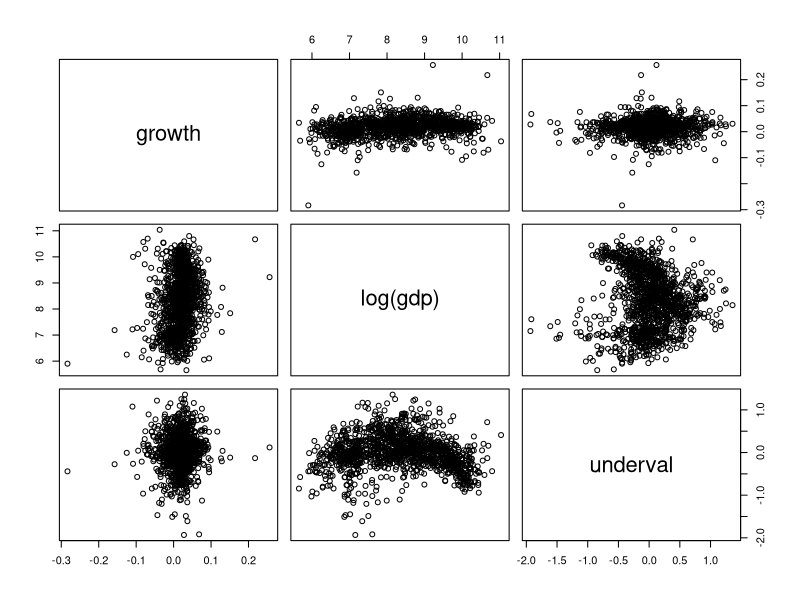
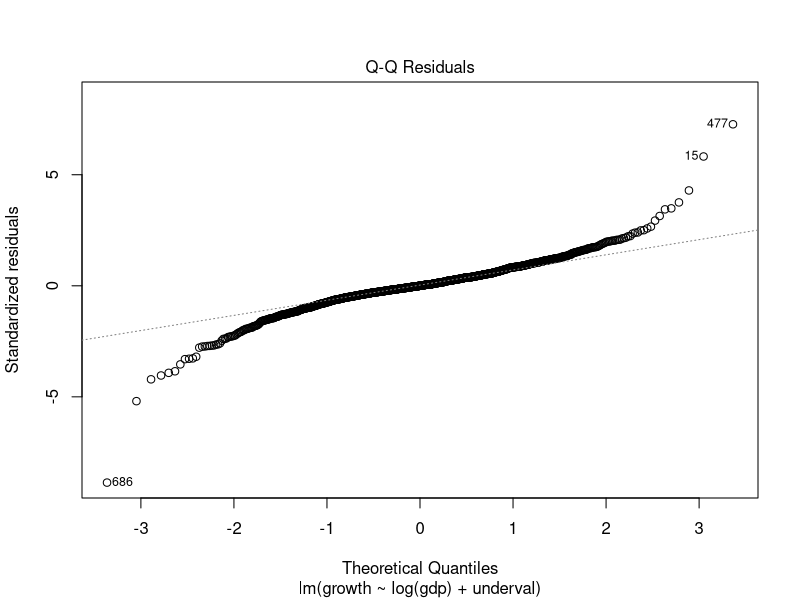
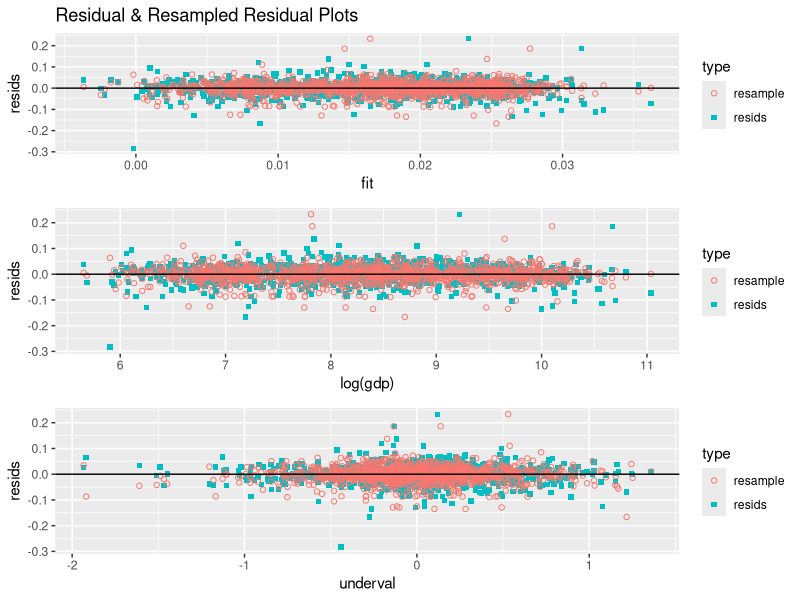
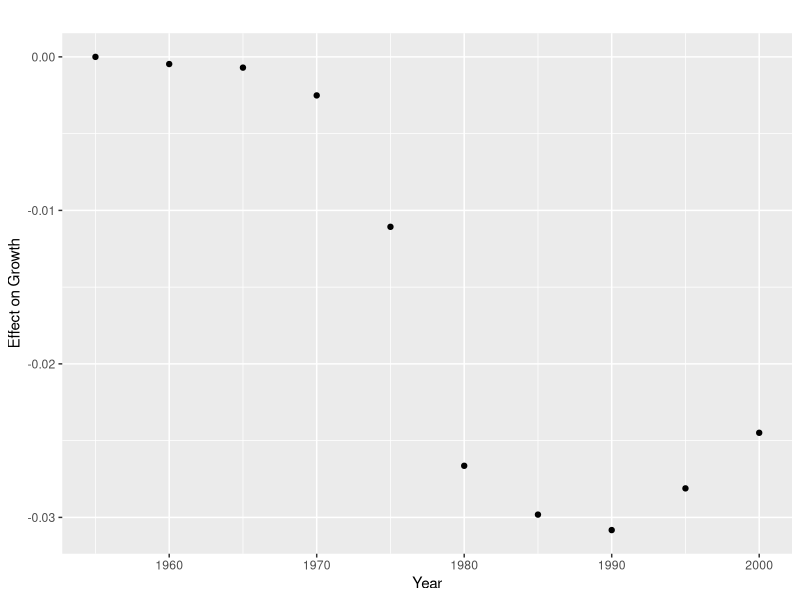
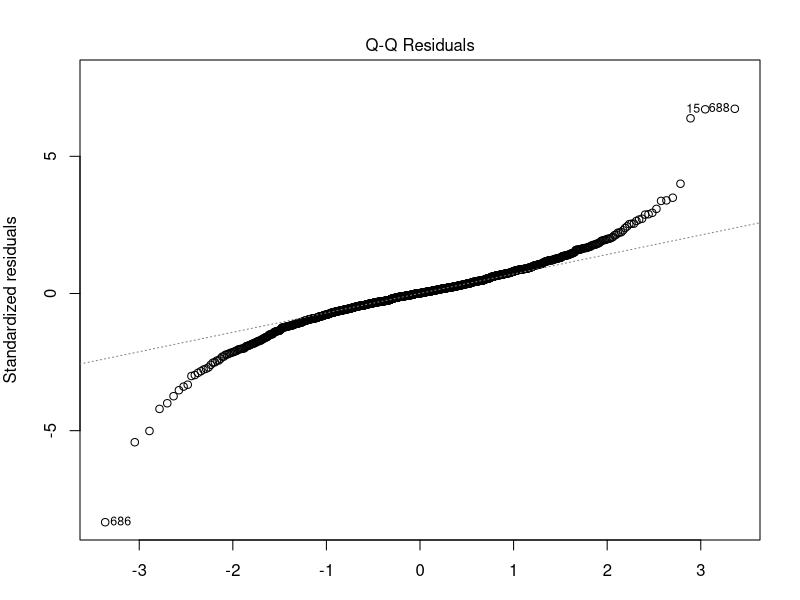
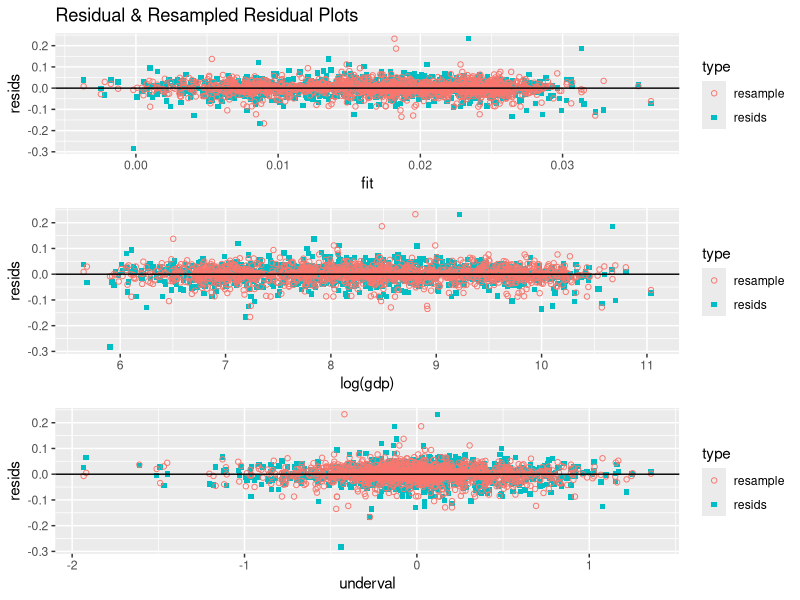

Reproduce these figures in R, in order.
## ---- chunk 1
# General set-up for the report:
# Don't print out code
# Save results so that code blocks aren't re-run unless code
# changes (cache), _or_ a relevant earlier code block changed (autodep),
# don't clutter R output with messages or warnings (message, warning)
library(MASS)
library(knitr)
library(ggplot2)
library(tidyverse)
library(car) # For diagnostics of lm
opts_chunk$set(echo=FALSE,
               cache=TRUE, autodep=TRUE,
               message=FALSE, warning=FALSE)
# Turn off meaningless clutter in summary() output
options(show.signif.stars=FALSE)
## ---- chunk 2
    library(readr)
    uval <- read_csv("data/uval.csv")
## ---- chunk 3
    #pairwise scatterplot
    pairs(growth ~ log(gdp) + underval, data = uval)
## ---- chunk 4
#Get outliers. Ordered the data, then pulled first and last two.
kable(uval[order(uval$growth)[c(1,1300,1301)],])
## ---- chunk 5
# Make requested lm
mod1 <- lm(growth ~ log(gdp) + underval, data = uval)
## ---- chunk 6
# make a nice table of the coefficients and std errors, but not h-testing stuff
kable(coefficients(summary(mod1))[,c(1,2)],digits=3)
## ---- chunk 7
# Get the qqplot. Several plots available if you plot an lm. which = # pulls out
# the plot you want.
plot(mod1, which = 2)
## ---- chunk 8

  # resample residuals
  uval1.test <- data.frame(uval, resids = residuals(mod1),fit = predict(mod1))
  uval1.test$resample <- sample(residuals(mod1), replace = T)
  
  # make df long format
  uval1.test <- gather(uval1.test, key = 'type', value = 'resids', c(resids, resample))
  
  # lets make some graphs!
    p1 <- ggplot(uval1.test, aes(fit, resids, color = type, shape = type)) +
      geom_point() + geom_hline(yintercept = 0) +
      scale_shape_manual(values=c(1, 15)) +
      labs(title = "Residual & Resampled Residual Plots")
    
    p2 <- ggplot(uval1.test, aes(log(gdp), resids, color = type, shape = type)) +
      geom_point() + geom_hline(yintercept = 0) +
      scale_shape_manual(values=c(1, 15))
    
    p3 <- ggplot(uval1.test, aes(underval, resids, color = type, shape = type)) +
      geom_point() + geom_hline(yintercept = 0) +
      scale_shape_manual(values=c(1, 15))
    
    gridExtra::grid.arrange(p1, p2, p3, nrow = 3)
## ---- chunk 9
mod2 <- lm(growth ~ log(gdp) + underval + factor(country) + factor(year), data = uval)
## ---- chunk 10
kable(coefficients(summary(mod2))[1:3,c(1,2)],digits=3)
## ---- chunk 11
mod.check <- lm(growth ~ log(gdp) + underval + year + factor(country), data = uval)
kable(coefficients(summary(mod.check))[1:4,c(1,2)],digits=4)
## ---- chunk 12
year.coeffs <- as.vector(c(0,tail(coefficients(summary(mod2))[,1], 9)))
years <- seq(1955,2000,5)

qplot(years, year.coeffs, xlab = "Year", ylab = "Effect on Growth", main = "")
## ---- chunk 13
# Get the qqplot. Several plots available if you plot an lm. which = # pulls out
# the plot you want.
par(mar = c(3,4,3,2))
plot(mod2, which = 2)
## ---- chunk 14

  # resample residuals
  uval2.test <- data.frame(uval, resids = residuals(mod1),fit = predict(mod1))
  uval2.test$resample <- sample(residuals(mod1), replace = T)
  
  # make df long format
  uval2.test <- gather(uval2.test, key = 'type', value = 'resids', c(resids, resample))
  
  # lets make some graphs!
    p1 <- ggplot(uval2.test, aes(fit, resids, color = type, shape = type)) +
      geom_point() + geom_hline(yintercept = 0) +
      scale_shape_manual(values=c(1, 15)) +
      labs(title = "Residual & Resampled Residual Plots")
    
    p2 <- ggplot(uval2.test, aes(log(gdp), resids, color = type, shape = type)) +
      geom_point() + geom_hline(yintercept = 0) +
      scale_shape_manual(values=c(1, 15))
    
    p3 <- ggplot(uval2.test, aes(underval, resids, color = type, shape = type)) +
      geom_point() + geom_hline(yintercept = 0) +
      scale_shape_manual(values=c(1, 15))
    
    gridExtra::grid.arrange(p1, p2, p3, nrow = 3)
## ---- chunk 15
summary(mod1)$r.squared; summary(mod1)$adj.r.squared
summary(mod2)$r.squared; summary(mod2)$adj.r.squared
## ---- chunk 16
cv.lm <- function(mdl) mean(residuals(mdl)^2 / (1-hatvalues(mdl))^2)

cv1 <- cv.lm(mod1)
cv2 <- cv.lm(mod2)

